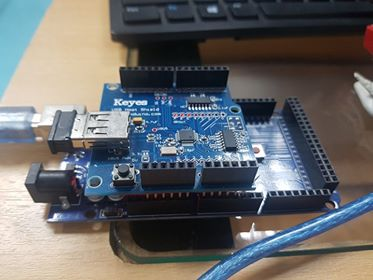
#> input picture CodePython/board1.jpg, 373 x 280 px, given in place of 8test1.jpg, which was not available
$ jupyter execute ex1.ipynb   (shell and % lines are left out)   (text cells are left out)
#> lines starting #> are read from the running program, lines starting #| are printed output that depends on the picture; pictures that were not available may be replaced by others from this repository, and a replacement may not be noted
[cell 1]
from google.colab import files
uploaded = files.upload()
#> the answer given: board1.jpg
for fn in uploaded.keys():
  print('User uploaded file "{name}" with length {length} bytes'.format(
      name=fn, length=len(uploaded[fn])))

[cell 2]
import os
os.getcwd()

[cell 3]
import cv2
items = os.listdir('/content')
print (items)
for each_image in items:
 if each_image.endswith(".jpg"):
   # print (each_image)
    full_path = "/content/" + each_image
    #print (full_path)
    #image = cv2.imread(full_path)
    #print (image)

[cell 4]
import matplotlib.pyplot as plt
import numpy as np
import matplotlib.image as mpimg
im = mpimg.imread('/content/8test1.jpg')
#> im is the input picture: shape (280, 373, 3); mean R, G, B 102.9, 103.8, 105.2
plt.imshow(im)
from skimage.transform import resize

[cell 5]
import cv2
import numpy as np
from matplotlib import pyplot as plt

img = cv2.imread("/content/8test1.jpg")
img_cvt=cv2.cvtColor(img, cv2.COLOR_BGR2GRAY)
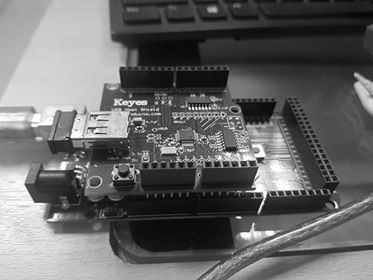
#> img_cvt: shape (280, 373); min 0, max 255, mean 103.7
plt.imshow(img_cvt)
plt.show()

[cell 6]
from skimage.transform import resize
plt.imshow(im[120:140,220:240])
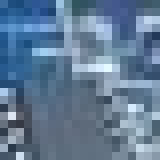
#> shown: shape (20, 20, 3) (shown 8 times larger); mean R, G, B 96.5, 122.2, 149.2

[cell 7]
plt.imshow(img_cvt[120:140,220:240])
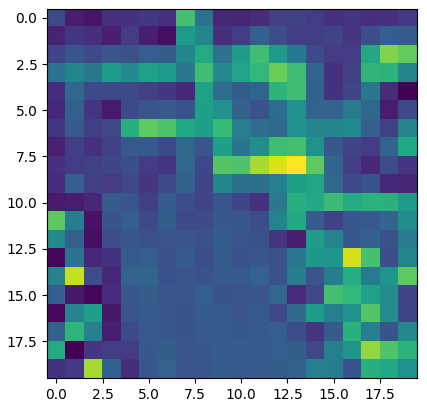
#> figure drawn by matplotlib, 1 panel

[cell 8]
plt.imshow(resize(im,[16,16]))
#print(resize(im,[16,16]))
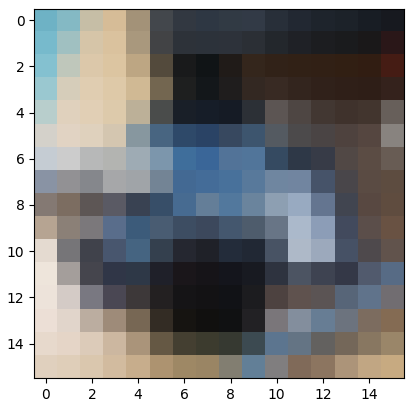
#> figure drawn by matplotlib, 1 panel

[cell 9]
from skimage.transform import rotate
plt.imshow(rotate(im,45))
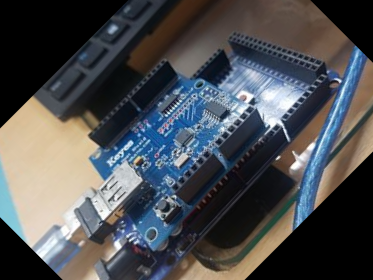
#> shown: shape (280, 373, 3) float64; mean R, G, B 0.301, 0.308, 0.32

[cell 10]
plt.imshow(rotate(im,180))
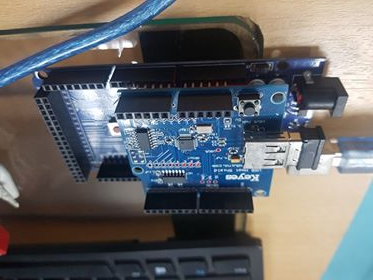
#> shown: shape (280, 373, 3) float64; mean R, G, B 0.404, 0.407, 0.413

[cell 11]
plt.subplot(131)
plt.title("Red")
plt.imshow(im[:,:,0])
plt.subplot(132)
plt.title("Green")
plt.imshow(im[:,:,1])
plt.subplot(133)
plt.title("Blue")
plt.imshow(im[:,:,2])
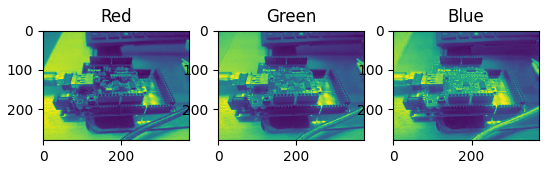
#> figure drawn by matplotlib, 3 panels

$ run again, on CodePython/joy1.jpg
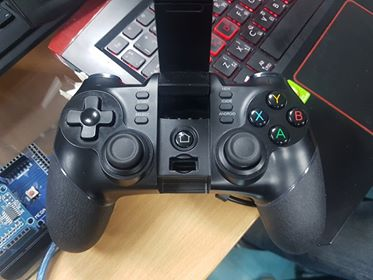
#> input picture CodePython/joy1.jpg, 373 x 280 px, given in place of 8test1.jpg, which was not available
#> im is the input picture: shape (280, 373, 3); mean R, G, B 93.5, 92, 92.4
#> `[cell 10] plt.imshow(rotate(im,180))`:
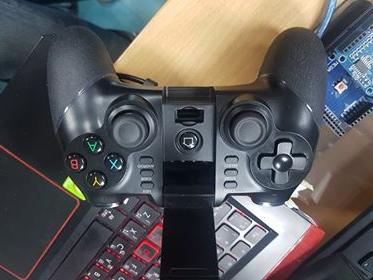
#> shown: shape (280, 373, 3) float64; mean R, G, B 0.367, 0.361, 0.362
#> `[cell 11] plt.subplot(131) plt.title("Red") plt.imshow(im[:,:,0]) plt...`:
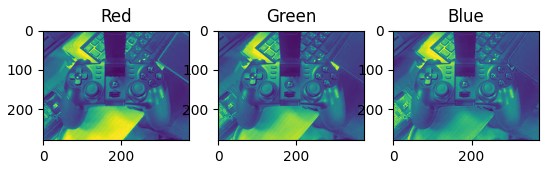
#> figure drawn by matplotlib, 3 panels
